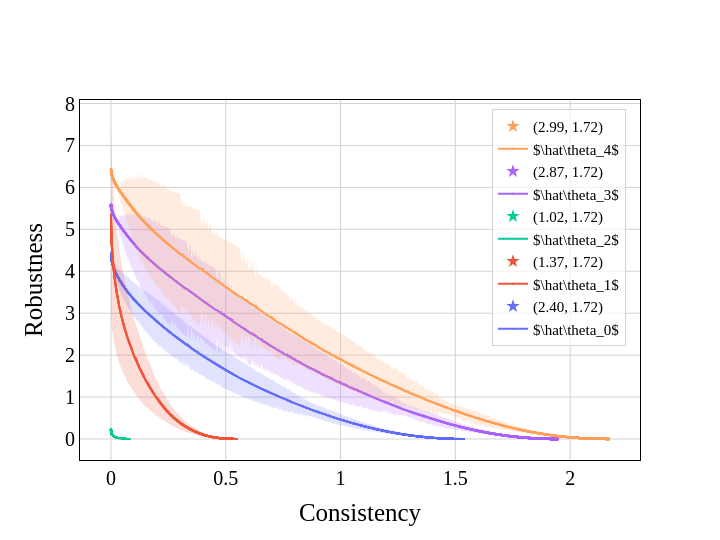

Here is the notebook cell this chart was saved with:
### Code cell
colors = px.colors.qualitative.Plotly
nc = len(colors)
band_colors = [hex2rgba(c, 0.2) for c in colors]
font_family = 'Times New Roman'
font_color = 'black'
width, height = 720, 540
# width, height = 200, 150
symbols = ['circle', 'square', 'triangle-up', 'cross', 'x']
show_errors = True

fig = go.Figure()
for p in df_im['p'].unique():
    for ii, alg in enumerate(df_im['alg'].unique()):
        temp = df_im[(df_im['p'] == p) & (df_im['alg'] == alg)].sort_values(['consistency'], ascending=False)
        mask = pareto_frontier(temp['robustness'], temp['consistency'])
        temp = temp.iloc[mask]
        t = '\\theta_{p}'.format(p=f'{p}')
        if alg in df_im['alg'].unique():
            if alg == 'ROAR':
                name = f'({temp["consistency"].round(2).iloc[0]:.2f}, {temp["robustness"].round(2).iloc[0]:.2f})'
            else:
                if base_model == 'lr':
                    name = r'$\hat{theta}$'.format(theta=t) if p != 0 else r'$\theta_{0}$'
                else:
                    name = r'$\hat{theta}$'.format(theta=t)

            fig.add_trace(go.Scatter(
                x = temp['consistency'] if alg != 'ROAR' else [None],
                y = temp['robustness'] if alg != 'ROAR' else [None],
                # x = temp['consistency'],
                # y = temp['robustness'],
                marker = dict(color=colors[p] if alg in ['OPT', 'ROAR'] else colors[(p+ii)%nc], symbol=symbols[p] if alg != 'ROAR' else 'star', size=2 if alg != 'ROAR' else 10),
                mode = 'markers+lines' if alg != 'ROAR' else 'markers',
                name = name,
                showlegend=True,
                customdata=temp['beta'],
                hovertemplate='consistency: %{x}<br>robustness: %{y}<br>beta: %{customdata}'
            ))

            if show_errors:
                if alg != 'ROAR':

                    fig.add_trace(go.Scatter(
                        x = temp['consistency'],
                        y=temp['robustness'] + temp['robustness_std'],
                        marker = dict(color=colors[p]),
                        mode='lines',
                        line=dict(width=0),
                        showlegend=False
                    ))
                    
                    fig.add_trace(go.Scatter(
                        x = temp['consistency'],
                        y=(temp['robustness'] - temp['robustness_std']).clip(0),
                        marker = dict(color=colors[p]),
                        mode='lines',
                        line=dict(width=0),
                        fillcolor=band_colors[p],
                        fill='tonexty',
                        showlegend=False
                    ))

fig.update_xaxes(
    title=dict(
        text='Consistency',
        font=dict(
            family=font_family,
            color=font_color,
            size=25
        )
        ), 
    showline=True, 
    mirror=True,
    linecolor='black', 
    gridcolor='lightgrey', 
    zerolinewidth=1,
    zerolinecolor='lightgrey',
    )


fig.update_yaxes(
    title=dict(
        text='Robustness',
        font=dict(
            family=font_family,
            color=font_color,
            size=25
        ), 
        ), 
    showline=True, 
    mirror=True,
    linecolor='black', 
    gridcolor='lightgrey',
    zerolinewidth=1,
    zerolinecolor='lightgrey',
    )


fig.update_layout(
    legend=dict(
        x=0.975, 
        y=0.975, 
        xanchor='right',
        font=dict(
            family=font_family,
            color=font_color,
            size=15
            ), 
        bgcolor='rgba(255, 255, 255, 0.7)',
        bordercolor='lightgrey',
        borderwidth=1,
        entrywidth=0.1,
        entrywidthmode='pixels',
        ),
    width=width,
    height=height,
    plot_bgcolor='white',
    paper_bgcolor='white',
    xaxis=dict(
        tickfont=dict(
            family=font_family,
            color=font_color,
            size=20,
        )
    ),
    yaxis=dict(
        tickfont=dict(
            family=font_family,
            color=font_color,
            size=20
        )
    )
    )

fig.show()

### Figure 1 — Plotly figure (JSON) as saved in the notebook; plotly's stock layout.template omitted (floating-point values rounded to 4 significant figures; data arrays with more than 128 entries replaced by an {"elided": "..."} marker saying what was removed)
{"data": [{"customdata": {"elided": "2602 float values"}, "hovertemplate": "consistency: %{x}<br>robustness: %{y}<br>beta: %{customdata}", "marker": {"color": "#636EFA", "size": 2, "symbol": "circle"}, "mode": "markers+lines", "name": "$\\hat\\theta_0$", "showlegend": true, "type": "scatter", "x": {"elided": "2602 float values"}, "y": {"elided": "2602 float values"}}, {"line": {"width": 0}, "marker": {"color": "#636EFA"}, "mode": "lines", "showlegend": false, "type": "scatter", "x": {"elided": "2602 float values"}, "y": {"elided": "2602 float values"}}, {"fill": "tonexty", "fillcolor": "rgba(99, 110, 250, 0.2)", "line": {"width": 0}, "marker": {"color": "#636EFA"}, "mode": "lines", "showlegend": false, "type": "scatter", "x": {"elided": "2602 float values"}, "y": {"elided": "2602 float values"}}, {"customdata": [1], "hovertemplate": "consistency: %{x}<br>robustness: %{y}<br>beta: %{customdata}", "marker": {"color": "#636EFA", "size": 10, "symbol": "star"}, "mode": "markers", "name": "(2.40, 1.72)", "showlegend": true, "type": "scatter", "x": [null], "y": [null]}, {"customdata": {"elided": "1386 float values"}, "hovertemplate": "consistency: %{x}<br>robustness: %{y}<br>beta: %{customdata}", "marker": {"color": "#EF553B", "size": 2, "symbol": "square"}, "mode": "markers+lines", "name": "$\\hat\\theta_1$", "showlegend": true, "type": "scatter", "x": {"elided": "1386 float values"}, "y": {"elided": "1386 float values"}}, {"line": {"width": 0}, "marker": {"color": "#EF553B"}, "mode": "lines", "showlegend": false, "type": "scatter", "x": {"elided": "1386 float values"}, "y": {"elided": "1386 float values"}}, {"fill": "tonexty", "fillcolor": "rgba(239, 85, 59, 0.2)", "line": {"width": 0}, "marker": {"color": "#EF553B"}, "mode": "lines", "showlegend": false, "type": "scatter", "x": {"elided": "1386 float values"}, "y": {"elided": "1386 float values"}}, {"customdata": [1], "hovertemplate": "consistency: %{x}<br>robustness: %{y}<br>beta: %{customdata}", "marker": {"color": "#EF553B", "size": 10, "symbol": "star"}, "mode": "markers", "name": "(1.37, 1.72)", "showlegend": true, "type": "scatter", "x": [null], "y": [null]}, {"customdata": {"elided": "3394 float values"}, "hovertemplate": "consistency: %{x}<br>robustness: %{y}<br>beta: %{customdata}", "marker": {"color": "#00CC96", "size": 2, "symbol": "triangle-up"}, "mode": "markers+lines", "name": "$\\hat\\theta_2$", "showlegend": true, "type": "scatter", "x": {"elided": "3394 float values"}, "y": {"elided": "3394 float values"}}, {"line": {"width": 0}, "marker": {"color": "#00CC96"}, "mode": "lines", "showlegend": false, "type": "scatter", "x": {"elided": "3394 float values"}, "y": {"elided": "3394 float values"}}, {"fill": "tonexty", "fillcolor": "rgba(0, 204, 150, 0.2)", "line": {"width": 0}, "marker": {"color": "#00CC96"}, "mode": "lines", "showlegend": false, "type": "scatter", "x": {"elided": "3394 float values"}, "y": {"elided": "3394 float values"}}, {"customdata": [1], "hovertemplate": "consistency: %{x}<br>robustness: %{y}<br>beta: %{customdata}", "marker": {"color": "#00CC96", "size": 10, "symbol": "star"}, "mode": "markers", "name": "(1.02, 1.72)", "showlegend": true, "type": "scatter", "x": [null], "y": [null]}, {"customdata": {"elided": "2449 float values"}, "hovertemplate": "consistency: %{x}<br>robustness: %{y}<br>beta: %{customdata}", "marker": {"color": "#AB63FA", "size": 2, "symbol": "cross"}, "mode": "markers+lines", "name": "$\\hat\\theta_3$", "showlegend": true, "type": "scatter", "x": {"elided": "2449 float values"}, "y": {"elided": "2449 float values"}}, {"line": {"width": 0}, "marker": {"color": "#AB63FA"}, "mode": "lines", "showlegend": false, "type": "scatter", "x": {"elided": "2449 float values"}, "y": {"elided": "2449 float values"}}, {"fill": "tonexty", "fillcolor": "rgba(171, 99, 250, 0.2)", "line": {"width": 0}, "marker": {"color": "#AB63FA"}, "mode": "lines", "showlegend": false, "type": "scatter", "x": {"elided": "2449 float values"}, "y": {"elided": "2449 float values"}}, {"customdata": [1], "hovertemplate": "consistency: %{x}<br>robustness: %{y}<br>beta: %{customdata}", "marker": {"color": "#AB63FA", "size": 10, "symbol": "star"}, "mode": "markers", "name": "(2.87, 1.72)", "showlegend": true, "type": "scatter", "x": [null], "y": [null]}, {"customdata": {"elided": "2022 float values"}, "hovertemplate": "consistency: %{x}<br>robustness: %{y}<br>beta: %{customdata}", "marker": {"color": "#FFA15A", "size": 2, "symbol": "x"}, "mode": "markers+lines", "name": "$\\hat\\theta_4$", "showlegend": true, "type": "scatter", "x": {"elided": "2022 float values"}, "y": {"elided": "2022 float values"}}, {"line": {"width": 0}, "marker": {"color": "#FFA15A"}, "mode": "lines", "showlegend": false, "type": "scatter", "x": {"elided": "2022 float values"}, "y": {"elided": "2022 float values"}}, {"fill": "tonexty", "fillcolor": "rgba(255, 161, 90, 0.2)", "line": {"width": 0}, "marker": {"color": "#FFA15A"}, "mode": "lines", "showlegend": false, "type": "scatter", "x": {"elided": "2022 float values"}, "y": {"elided": "2022 float values"}}, {"customdata": [1], "hovertemplate": "consistency: %{x}<br>robustness: %{y}<br>beta: %{customdata}", "marker": {"color": "#FFA15A", "size": 10, "symbol": "star"}, "mode": "markers", "name": "(2.99, 1.72)", "showlegend": true, "type": "scatter", "x": [null], "y": [null]}], "layout": {"height": 540, "legend": {"bgcolor": "rgba(255, 255, 255, 0.7)", "bordercolor": "lightgrey", "borderwidth": 1, "entrywidth": 0.1, "entrywidthmode": "pixels", "font": {"color": "black", "family": "Times New Roman", "size": 15}, "x": 0.975, "xanchor": "right", "y": 0.975}, "paper_bgcolor": "white", "plot_bgcolor": "white", "width": 720, "xaxis": {"gridcolor": "lightgrey", "linecolor": "black", "mirror": true, "showline": true, "tickfont": {"color": "black", "family": "Times New Roman", "size": 20}, "title": {"font": {"color": "black", "family": "Times New Roman", "size": 25}, "text": "Consistency"}, "zerolinecolor": "lightgrey", "zerolinewidth": 1}, "yaxis": {"gridcolor": "lightgrey", "linecolor": "black", "mirror": true, "showline": true, "tickfont": {"color": "black", "family": "Times New Roman", "size": 20}, "title": {"font": {"color": "black", "family": "Times New Roman", "size": 25}, "text": "Robustness"}, "zerolinecolor": "lightgrey", "zerolinewidth": 1}}}
